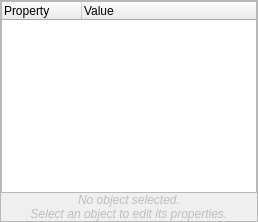
       <widget class="QWidget" name="TOp1">
        <layout class="QVBoxLayout" name="verticalLayout_17">
         <property name="spacing">
          <number>0</number>
         </property>
         <property name="margin">
          <number>0</number>
         </property>
         <item>
          <widget class="QFrame" name="panelSelectToolOptions">
           <property name="sizePolicy">
            <sizepolicy hsizetype="Preferred" vsizetype="Expanding">
             <horstretch>0</horstretch>
             <verstretch>0</verstretch>
            </sizepolicy>
           </property>
           <property name="frameShape">
            <enum>QFrame::StyledPanel</enum>
           </property>
           <property name="frameShadow">
            <enum>QFrame::Plain</enum>
           </property>
           <layout class="QVBoxLayout" name="verticalLayout_9">
            <property name="spacing">
             <number>0</number>
            </property>
            <property name="margin">
             <number>0</number>
            </property>
            <item>
             <widget class="QTreeWidget" name="PropertiesTW">
              <property name="sizePolicy">
               <sizepolicy hsizetype="Expanding" vsizetype="Expanding">
                <horstretch>0</horstretch>
                <verstretch>0</verstretch>
               </sizepolicy>
              </property>
              <attribute name="headerDefaultSectionSize">
               <number>80</number>
              </attribute>
              <column>
               <property name="text">
                <string>Property</string>
               </property>
              </column>
              <column>
               <property name="text">
                <string>Value</string>
               </property>
              </column>
             </widget>
            </item>
            <item>
             <widget class="QLabel" name="LBNoObjectSelected">
              <property name="enabled">
               <bool>false</bool>
              </property>
              <property name="font">
               <font>
                <italic>true</italic>
               </font>
              </property>
              <property name="text">
               <string>No object selected.
Select an object to edit its properties.</string>
              </property>
              <property name="alignment">
               <set>Qt::AlignCenter</set>
              </property>
              <property name="wordWrap">
               <bool>true</bool>
              </property>
             </widget>
            </item>
           </layout>
          </widget>
         </item>
        </layout>
       </widget>
